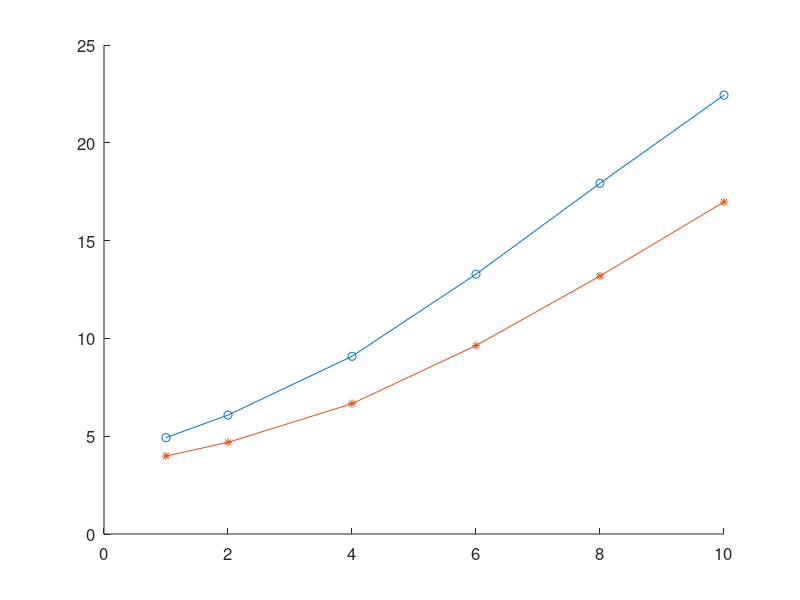

Write MATLAB code to recreate this figure. (Note: this script raises an error after producing the figure.)
clc;clear all;close all;
set(0,'DefaultFigureWindowStyle','normal')

%%
x_sigma=[1 2 4 6 8 10];
trila=[4.925501 6.080094 9.08358 13.28294 17.930062 22.436396];
trila_kal=[3.984 4.686 6.663 9.633 13.188 16.975];
ekf_30_dB=[4.773 5.056 5.103 5.203 5.33 5.506];
ekf_40_dB=[0.749 0.731 0.74 0.726 0.733 0.735];
ekf_50_dB=[0.459 0.458 0.461 0.457 0.459  0.463];
ekf_60_dB=[0.373 0.375 0.373 0.373 0.373  0.378];
figure
set(gca,'fontsize',12)
hold on
plot(x_sigma,trila,'-o',x_sigma,trila_kal,'-*',x_sigma,ekf_30_dB,'-hex',...
    x_sigma,ekf_40_dB,'-diamond',x_sigma,ekf_50_dB,'-penta',x_sigma,ekf_60_dB,'-square','linewidth',2,'markersize',12)
legend('Trilateration only (Wi-Fi)','Kalman filtered trilateration results (Wi-Fi)','Wi-fi aided VLC (Extended Kalman filter, Peak SNR 30 dB)','Wi-fi aided VLC (Extended Kalman filter, Peak SNR 40 dB)','Wi-fi aided VLC (Extended Kalman filter, Peak SNR 50 dB)','Wi-fi aided VLC (Extended Kalman filter, Peak SNR 30 dB)',...
    'location','NorthWest')
xlabel('Standard deviation of Wi-Fi Path Loss, X_{\sigma} (dB)')
ylabel('RMSE (decimeters)')
hold off
%%
PSNR=[25 30 35 40 45 50 55 60];
ekf_w_var=[8.235 4.773 1.145 0.749 0.569 0.459 0.394 0.373];
ekf_w_const=[4.845 1.419 0.948 0.681 0.545 0.444 0.387 0.368];
figure
set(gca,'fontsize',14)
hold on
plot(PSNR,ekf_w_var,'-*',PSNR,ekf_w_const,'-square','linewidth',2,'markersize',12)
legend('EKF, varying weights','EKF, constant weight')
xlabel('PSNR (dB)')
ylabel('RMSE (dm)')
hold off

%%
PSNR=[25 30 35 40 45 50 55 60];

final_fit_error_sigma_1=[9.66E-09 5.22E-09 2.95E-09 1.54E-09 8.21E-10 3.82E-10 1.51E-10 2.86E-11];
final_fit_error_sigma_10=[5.08E-08 2.96E-08 2.05E-08 1.67E-08 1.57E-08 1.56E-08 1.56E-08 1.56E-08];
figure
set(gca,'fontsize',14)
hold on
semilogy(PSNR,final_fit_error_sigma_1,'-hex',PSNR,final_fit_error_sigma_10,'-penta','linewidth',2,'markersize',12)
legend('Fit error, X_{\sigma}=1 dB','Fit error, X_{\sigma}=10 dB')
xlabel('PSNR (dB)')
ylabel('RMSE (W)')
hold off
%%
number_of_traj=[100 200 300 500 700 1000];
snr_30_db_w_vary=[16.51 8.52 8.411 6.698  6.698  4.351 ];
snr_40_db_w_vary=[2.896 0.955 0.723 0.747 0.762 0.749];
snr_50_db_w_vary=[1.259 0.52 0.461 0.458 0.461 0.459];
snr_60_db_w_vary=[1.219 0.466 0.373 0.372 0.372 0.373];
figure
set(gca,'fontsize',14)
hold on
plot(number_of_traj,snr_40_db_w_vary,'-hex',number_of_traj,snr_50_db_w_vary,'-^',...
    number_of_traj,snr_60_db_w_vary,'-o','linewidth',2,'markersize',12)
legend('EKF, PSNR 40 dB','EKF, PSNR 50 dB','EKF, PSNR 60 dB')
xlabel('Number of trajectories')
ylabel('RMSE (dm)')
hold off
%%
number_of_traj=[100 200 300 500 700 1000];
snr_30_db_w_constant=[20.188 5.304 1.405 1.389 1.469 1.419];
snr_40_db_w_constant=[10.055 1.442 0.75 0.671 0.655 0.651];
snr_50_db_w_constant=[3.794 0.989 0.513 0.445 0.445 0.444];
snr_60_db_w_constant=[3.137 0.957 0.481 0.376 0.372 0.368];
figure
set(gca,'fontsize',14)
hold on
plot(number_of_traj,snr_40_db_w_constant,'-hex',number_of_traj,snr_50_db_w_constant,'-^',...
    number_of_traj,snr_60_db_w_constant,'-o','linewidth',2,'markersize',12)
legend('EKF, PSNR 40 dB','EKF, PSNR 50 dB','EKF, PSNR 60 dB')
xlabel('Number of trajectories')
ylabel('RMSE (dm)')
hold off